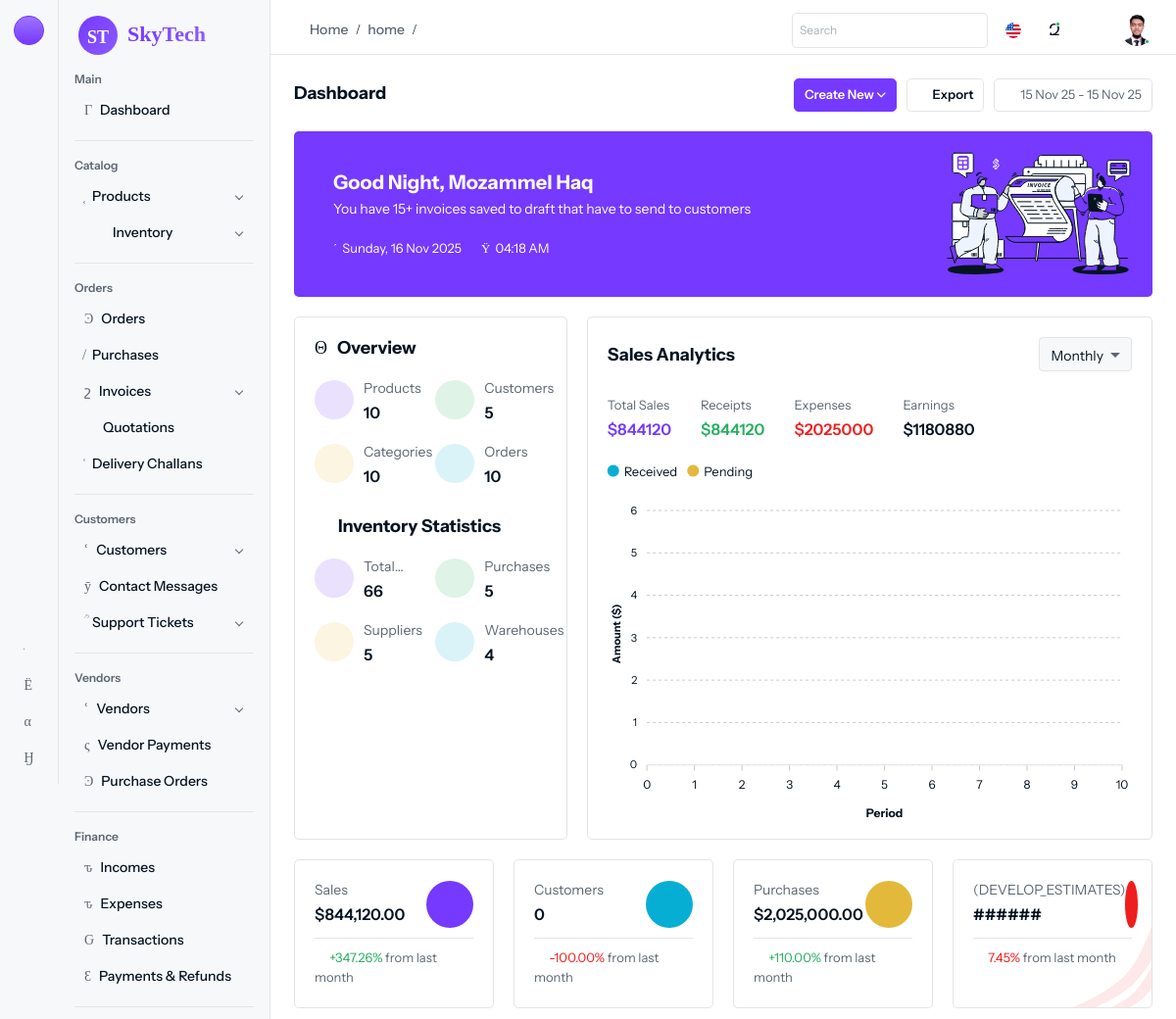
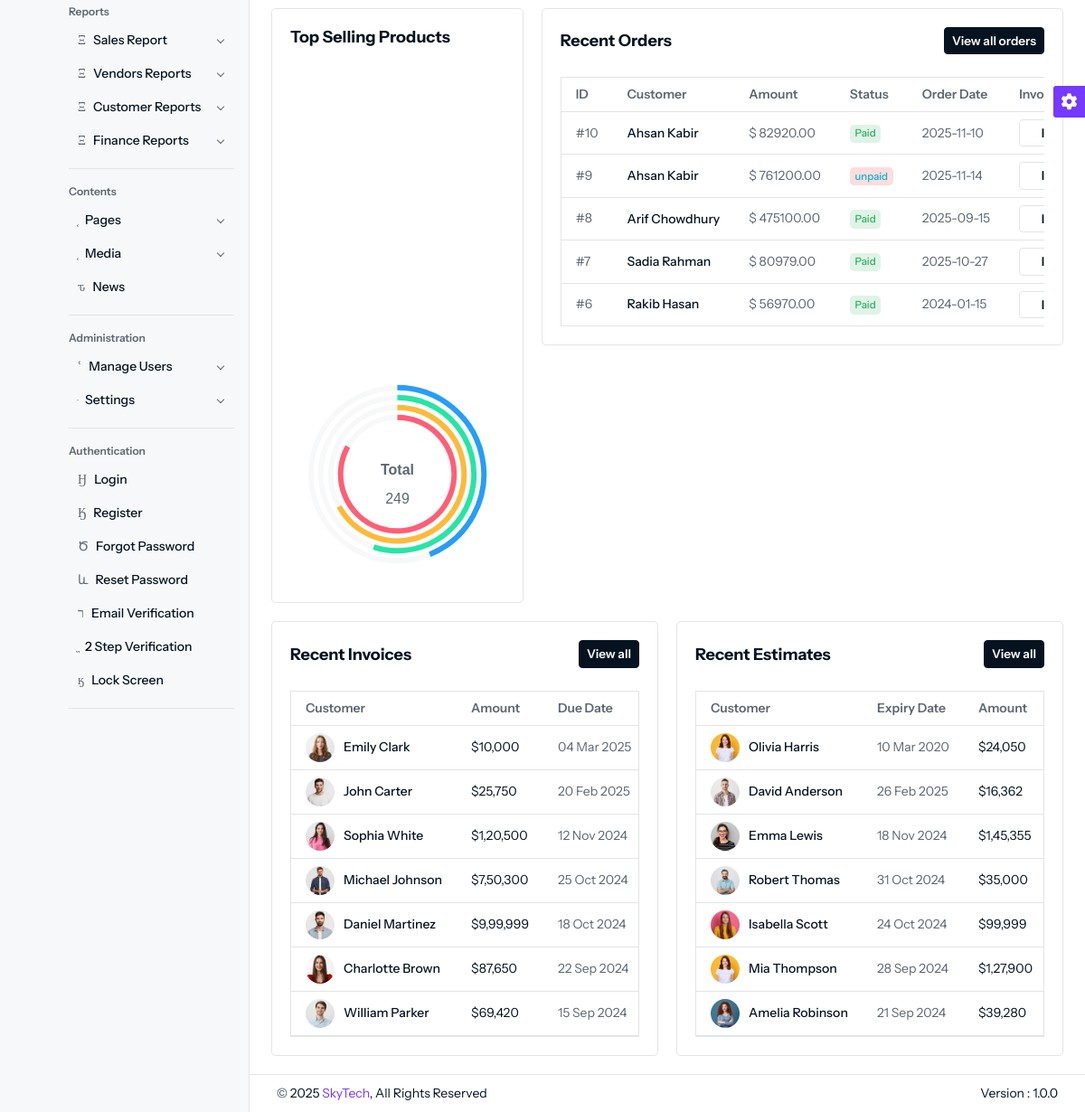
Screenshot of /home (signed in) with the database file from the repository (2 pictures, top to bottom).
### tables this page shows
CREATE TABLE `orders` (
  `id` int NOT NULL,
  `customer_id` int DEFAULT NULL,
  `order_date` datetime DEFAULT CURRENT_TIMESTAMP,
  `status` varchar(50) DEFAULT NULL,
  `total_amount` decimal(10,2) DEFAULT NULL,
  `created_at` datetime DEFAULT CURRENT_TIMESTAMP,
  `updated_at` datetime DEFAULT CURRENT_TIMESTAMP,
  `delivery_date` date DEFAULT NULL,
  `shipping_address` varchar(255) DEFAULT NULL,
  `billing_address` varchar(255) DEFAULT NULL,
  `paid_amount` decimal(10,2) DEFAULT NULL,
  `discount` float DEFAULT NULL,
  `tracking_id` int DEFAULT NULL
);

CREATE TABLE `customers` (
  `id` int NOT NULL,
  `name` varchar(255) DEFAULT NULL,
  `email` varchar(255) DEFAULT NULL,
  `phone` varchar(50) DEFAULT NULL,
  `photo` varchar(255) NOT NULL,
  `address` varchar(255) NOT NULL,
  `status` varchar(255) NOT NULL,
  `created_at` datetime DEFAULT CURRENT_TIMESTAMP,
  `updated_at` datetime DEFAULT CURRENT_TIMESTAMP
);

### views/pages/dashboard/home/index.php (the view, shortened to what the rows shown need)
<?php
$period = $_GET['period'] ?? 'monthly';
?>
<div class="content">
                                    <?php
                                    $total_sales = (int) Order::calculateOrderAmount($period)->order_amount;
                                    ?>
    <div class="row">
        <div class="col-md-8">
            <div class="card">
                <div class="card-body">
                    <div class="table-responsive no-filter no-pagination">
                        <table class="table table-nowrap border mb-0">
                            <thead>
                                <tr>
                                    <th>ID</th>
                                    <th>Customer</th>
                                    <th>Amount</th>
                                    <th>Status</th>
                                    <th>Order Date</th>
                                    <th>Invoice</th>
                                </tr>
                            </thead>
                            <tbody>
                                <?php
                                foreach ($data as $row) :
                                ?>
                                    <tr class="odd">
                                        <td>
                                            #<?= $row->id ?>
                                        </td>
                                        <td>
                                            <h6 class="fs-14 fw-medium mb-0"><?= htmlspecialchars($row->customer_name) ?></h6>
                                        </td>
                                        <td>$ <?= $row->total_amount ?></td>
                                        <td>
                                            <?php if ($row->status == 'paid'): ?>
                                                <span class="badge bg-success-subtle text-success">Paid</span>
                                            <?php elseif ($row->status == 'unpaid'): ?>
                                                <span class="badge bg-danger-subtle text-info">unpaid</span>
                                            <?php else: ?>
                                                <span class="badge bg-danger-subtle text-danger"><?= ucfirst($row->status) ?></span>
                                            <?php endif; ?>
                                        </td>
                                        <td><?= date('Y-m-d', strtotime($row->order_date)) ?></td>
                                        <td>
                                            <a href="<?= $base_url ?>/order/show/<?= $row->id ?>" class="btn btn-sm btn-outline-white d-inline-flex align-items-center me-1">
                                                <i class="isax isax-add-circle me-1"></i> Invoice
                                            </a>
                                        </td>
                                    </tr>
                                <?php
                                endforeach;
                                ?>
                            </tbody>
                        </table>
                    </div>
                </div>
            </div>
        </div>
    </div>
    <div class="row">
        <div class="col-lg-6">
            <div class="card">
                <div class="card-body">
                    <div class="table-responsive border table-nowrap">
                        <table class="table m-0">
                            <thead>
                                <tr>
                                    <th>Customer</th>
                                    <th>Amount</th>
                                    <th>Due Date</th>
                                </tr>
                            </thead>
                        </table>
                    </div>
                </div>
            </div>
        </div>
        <div class="col-lg-6">
            <div class="card">
                <div class="card-body">
                    <div class="table-responsive border table-nowrap">
                        <table class="table m-0">
                            <thead>
                                <tr>
                                    <th>Customer</th>
                                    <th>Expiry Date</th>
                                    <th>Amount</th>
                                </tr>
                            </thead>
                        </table>
                    </div>
                </div>
            </div>
        </div>
    </div>
</div>

### rows the page displays
orders: id "10", customer.name "Ahsan Kabir", total_amount "82920.00", status "Paid", order_date "2025-11-10"
orders: id "9", customer.name "Ahsan Kabir", total_amount "761200.00", status "unpaid", order_date "2025-11-14"
orders: id "8", customer.name "Arif Chowdhury", total_amount "475100.00", status "Paid", order_date "2025-09-15"
orders: id "7", customer.name "Sadia Rahman", total_amount "80979.00", status "Paid", order_date "2025-10-27"
orders: id "6", customer.name "Rakib Hasan", total_amount "56970.00", status "Paid", order_date "2024-01-15"

### other values shown
$_GET["class"] "home"
$greeting "Good Night"
$_SESSION["uname"] "Mozammel Haq"
Product::countTotalProduct()->total_products "10"
Customer::countTotalCustomer()->customers "5"
Category::countTotalCategory()->categories "10"
Order::countTotalOrders()->orders "10"
Inventory::calculateTotalStock()->total_stock "66"
Purchase::countTotalPurchase()->total_purchase "5"
Supplier::countSuppliers()->suppliers "5"
Warehouse::countWarehouses()->warehouses "4"
Order::calculateOrderAmount($period)->order_amount "844120"
Purchase::calculateTotalPurchase($period)->total_purchase "2025000"
$income "1180880"
$label "Sales Customers Purchases"
